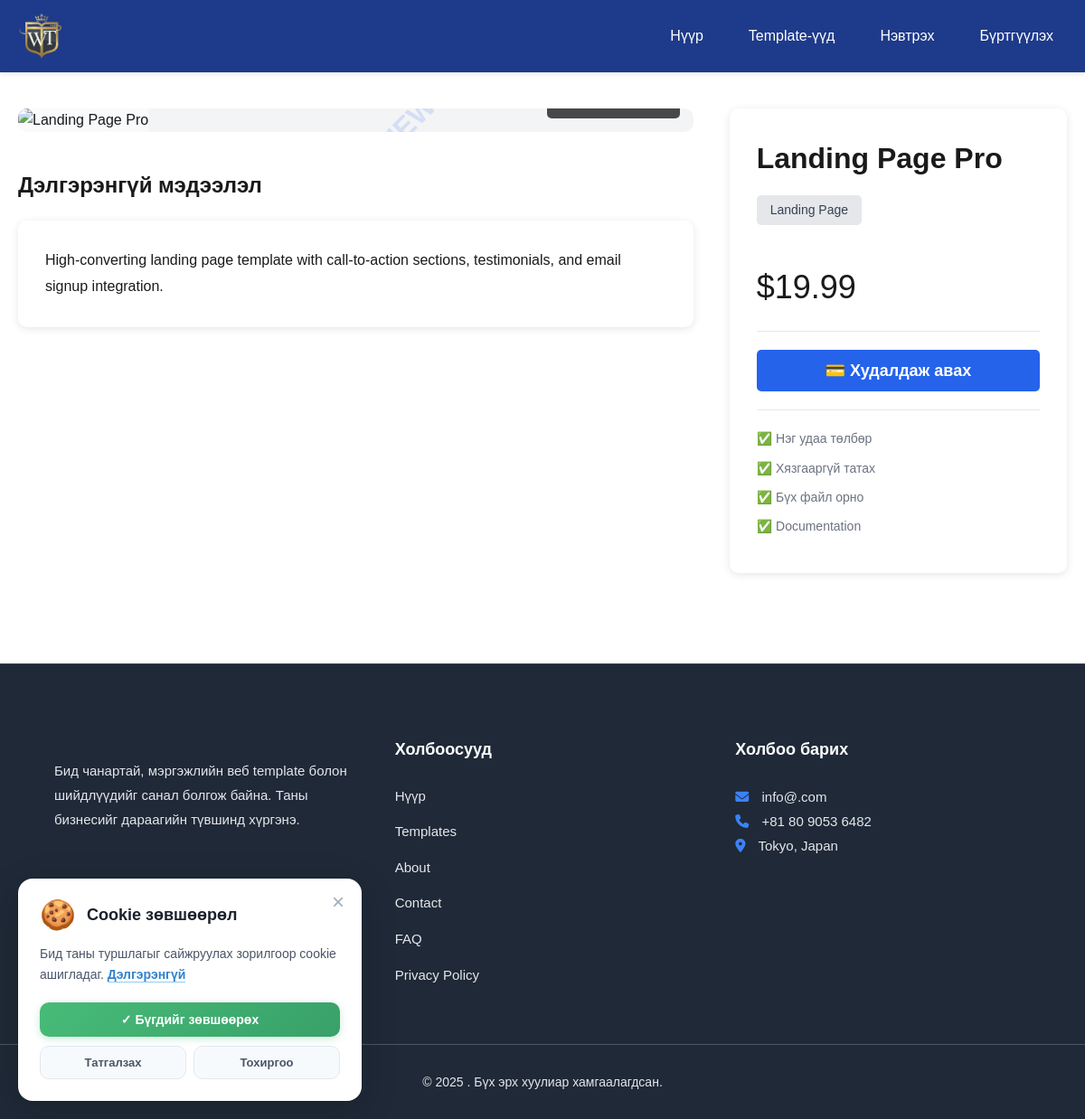
Page /template-detail.php?id=3 on the committed database.
### tables this page shows
CREATE TABLE IF NOT EXISTS templates (
    id INT PRIMARY KEY AUTO_INCREMENT,
    name VARCHAR(255) NOT NULL,
    description TEXT,
    price DECIMAL(10,2) NOT NULL,
    thumbnail VARCHAR(255) COMMENT 'Main preview image',
    demo_url VARCHAR(255) COMMENT 'Live demo URL',
    file_path VARCHAR(255) COMMENT 'Downloadable ZIP file path',
    category VARCHAR(100),
    status ENUM('active', 'inactive') DEFAULT 'active',
    created_at TIMESTAMP DEFAULT CURRENT_TIMESTAMP,
    updated_at TIMESTAMP DEFAULT CURRENT_TIMESTAMP ON UPDATE CURRENT_TIMESTAMP,

    INDEX idx_status (status),
    INDEX idx_category (category),
    INDEX idx_created_at (created_at)
);

### includes/functions.php (called while the page is built, shortened)
<?php
function isLoggedIn() {
    return isset($_SESSION['user_id']);
}
function formatPrice($price) {
    return "$" . number_format($price, 2);
}
?>

### template-detail.php (the view, shortened to what this page needs)
<?php
require_once 'includes/config.php';
require_once 'includes/functions.php';
$template_id = (int)$_GET['id'];
$sql = "SELECT * FROM templates WHERE id = ? AND status = 'active'";
$stmt = $conn->prepare($sql);
$stmt->bind_param("i", $template_id);
$stmt->execute();
$result = $stmt->get_result();
$template = $result->fetch_assoc();
$is_purchased = false;
include 'includes/header.php';
include 'includes/navbar.php';
?>
<div class="container" style="margin-top: 40px; margin-bottom: 60px;">
    <div style="display: grid; grid-template-columns: 2fr 1fr; gap: 40px;">
        <div>
            <div style="background: #f3f4f6; border-radius: 10px; overflow: hidden; margin-bottom: 20px; position: relative; cursor: pointer;" onclick="openLightbox(0)">
                <img id="mainImage"
                     src="<?php echo $template['thumbnail'] ? SITE_URL . '/uploads/templates/' . $template['thumbnail'] : SITE_URL . '/images/placeholder.jpg'; ?>"
                     alt="<?php echo htmlspecialchars($template['name']); ?>"
                     style="width: 100%; height: 600px; object-fit: contain; background: #f9fafb;">
                <?php if(!$is_purchased): ?>
                <div style="position: absolute; top: 0; left: 0; right: 0; bottom: 0; pointer-events: none; display: flex; align-items: center; justify-content: center;">
                    <div style="font-size: 48px; font-weight: bold; color: rgba(37, 99, 235, 0.15); transform: rotate(-45deg); text-align: center; user-select: none; white-space: nowrap;">
                        <?php echo SITE_NAME; ?><br>
                        <span style="font-size: 32px;">PREVIEW</span>
                    </div>
                </div>
                <?php endif; ?>
                <div style="position: absolute; bottom: 15px; right: 15px; background: rgba(0,0,0,0.7); color: white; padding: 8px 15px; border-radius: 5px; font-size: 14px;">
                </div>
            </div>
            <div style="margin-top: 40px;">
                <h2 style="margin-bottom: 20px;">Дэлгэрэнгүй мэдээлэл</h2>
                <div style="background: white; padding: 30px; border-radius: 10px; box-shadow: 0 2px 10px rgba(0,0,0,0.1); line-height: 1.8;">
                    <?php echo nl2br(htmlspecialchars($template['description'])); ?>
                </div>
            </div>
        </div>
        <div>
            <div style="background: white; padding: 30px; border-radius: 10px; box-shadow: 0 2px 10px rgba(0,0,0,0.1); position: sticky; top: 20px;">
                <h1 style="margin-bottom: 15px;"><?php echo htmlspecialchars($template['name']); ?></h1>
                <?php if($template['category']): ?>
                    <span style="display: inline-block; background: #e5e7eb; color: #374151; padding: 5px 15px; border-radius: 5px; font-size: 14px; margin-bottom: 20px;">
                        <?php echo $template['category']; ?>
                    </span>
                <?php endif; ?>
                <div class="price" style="font-size: 36px; margin: 20px 0;">
                    <?php echo formatPrice($template['price']); ?>
                </div>
                <hr style="margin: 20px 0; border: none; border-top: 1px solid #e5e7eb;">
                <?php if($is_purchased): ?>
                    <a href="user/my-templates.php" class="btn btn-success"
                       style="width: 100%; font-size: 18px; text-align: center;">
                        📥 Миний template руу очих
                    </a>
                <?php else: ?>
                    <button onclick="showLoginModal()" class="btn btn-primary"
                            style="width: 100%; font-size: 18px;">
                        💳 Худалдаж авах
                    </button>
                <?php endif; ?>
                <hr style="margin: 20px 0; border: none; border-top: 1px solid #e5e7eb;">
                <div style="color: #6b7280; font-size: 14px;">
                    <p style="margin-bottom: 10px;">✅ Нэг удаа төлбөр</p>
                    <p style="margin-bottom: 10px;">✅ Хязгааргүй татах</p>
                    <p style="margin-bottom: 10px;">✅ Бүх файл орно</p>
                    <p style="margin-bottom: 10px;">✅ Documentation</p>
                </div>
            </div>
        </div>
    </div>
</div>
<?php include 'includes/footer.php'; ?>

### css/style.css (style rules this page uses)
* { margin: 0; padding: 0; box-sizing: border-box; }
body { font-family: Arial, sans-serif; line-height: 1.6; color: #1a1a1a; }
.container { max-width: 1200px; margin: 0 auto; padding: 0 20px; }
.btn { display: inline-block; padding: 12px 30px; border-radius: 5px; text-decoration: none; font-weight: bold; cursor: pointer; border: none; transition: all 0.3s; }
.btn-primary { background: #2563eb; color: white; }

### rows in the picture
templates: description "High-converting landing page template with call-to-action sections, testimonials, and email signup integration.", name "Landing Page Pro", category "Landing Page", price "$19.99"
